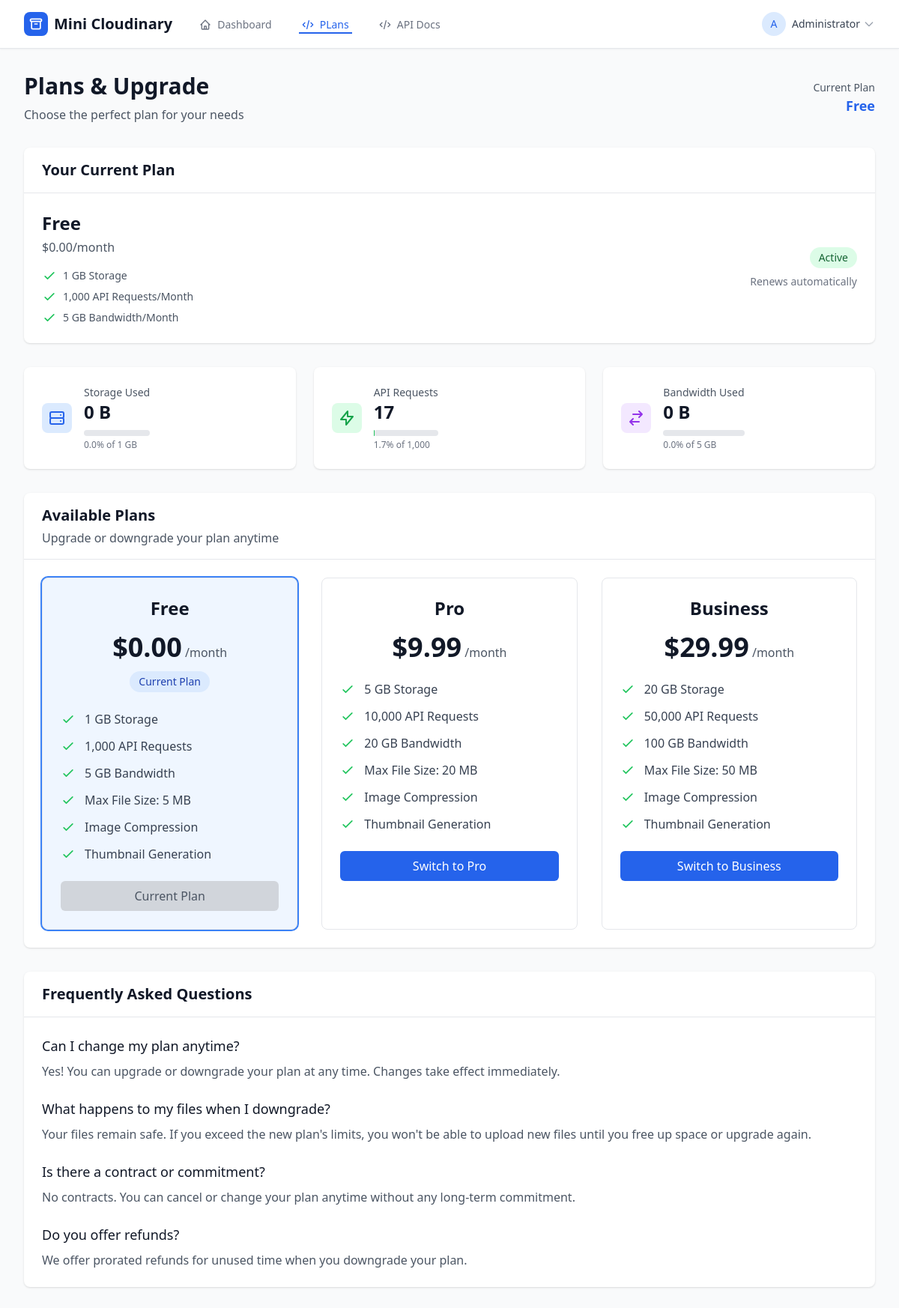
The app's page /plans.php (signed in) with its own data.
### tables this page shows
CREATE TABLE `plans` (
  `id` int NOT NULL,
  `name` varchar(100) NOT NULL,
  `price` decimal(10,2) DEFAULT '0.00',
  `storage_limit` bigint DEFAULT '1073741824',
  `monthly_request_limit` int DEFAULT '1000',
  `bandwidth_limit` bigint DEFAULT '5368709120',
  `max_file_size` int DEFAULT '5242880',
  `allow_compression` tinyint(1) DEFAULT '1',
  `allow_thumbnails` tinyint(1) DEFAULT '1',
  `thumbnail_sizes` json DEFAULT NULL,
  `features` json DEFAULT NULL,
  `is_active` tinyint(1) DEFAULT '1',
  `created_at` timestamp NULL DEFAULT CURRENT_TIMESTAMP,
  `updated_at` timestamp NULL DEFAULT CURRENT_TIMESTAMP ON UPDATE CURRENT_TIMESTAMP
);

CREATE TABLE `users` (
  `id` int NOT NULL,
  `name` varchar(255) NOT NULL,
  `email` varchar(255) NOT NULL,
  `password` varchar(255) NOT NULL,
  `api_key` varchar(64) NOT NULL,
  `plan_id` int DEFAULT '1',
  `used_space` bigint DEFAULT '0',
  `monthly_requests` int DEFAULT '0',
  `monthly_bandwidth` bigint DEFAULT '0',
  `status` enum('active','suspended','pending') DEFAULT 'active',
  `last_login` timestamp NULL DEFAULT NULL,
  `created_at` timestamp NULL DEFAULT CURRENT_TIMESTAMP,
  `updated_at` timestamp NULL DEFAULT CURRENT_TIMESTAMP ON UPDATE CURRENT_TIMESTAMP,
  `role` enum('user','admin') DEFAULT 'user',
  `admin_permissions` json DEFAULT NULL
);

### plans.php (the view, shortened to what the rows shown need)
<?php
require_once 'includes/auth.php';
$user = get_logged_user();
$current_plan = get_user_plan($user['id']);
$all_plans = get_all_plans_for_display();
?>
<!DOCTYPE html>
<html lang="en">
<head>
    <script src="https://cdn.tailwindcss.com"></script>
</head>
<body class="bg-gray-50">
    <div class="flex">
        <div class="flex-1 p-8">
            <div class="mb-8">
                <div class="flex justify-between items-center">
                    <div>
                        <h1 class="text-3xl font-bold text-gray-900">Plans & Upgrade</h1>
                    </div>
                    <div class="text-right">
                        <p class="text-sm text-gray-600">Current Plan</p>
                        <p class="text-lg font-semibold text-blue-600"><?= htmlspecialchars($current_plan['name']) ?></p>
                    </div>
                </div>
            </div>
            <div class="bg-white rounded-lg shadow mb-8">
                <div class="px-6 py-4 border-b border-gray-200">
                    <h2 class="text-xl font-semibold text-gray-900">Your Current Plan</h2>
                </div>
                <div class="p-6">
                    <div class="flex items-center justify-between">
                        <div>
                            <h3 class="text-2xl font-bold text-gray-900"><?= htmlspecialchars($current_plan['name']) ?></h3>
                            <p class="text-gray-600 mt-1">$<?= $current_plan['price'] ?>/month</p>
                            <div class="mt-4 space-y-2">
                                <div class="flex items-center text-sm text-gray-600">
                                    <svg class="h-5 w-5 text-green-500 mr-2" fill="none" stroke="currentColor" viewBox="0 0 24 24">
                                        <path stroke-linecap="round" stroke-linejoin="round" stroke-width="2" d="M5 13l4 4L19 7"></path>
                                    </svg>
                                    <?= format_bytes($current_plan['storage_limit']) ?> Storage
                                </div>
                                <div class="flex items-center text-sm text-gray-600">
                                    <svg class="h-5 w-5 text-green-500 mr-2" fill="none" stroke="currentColor" viewBox="0 0 24 24">
                                        <path stroke-linecap="round" stroke-linejoin="round" stroke-width="2" d="M5 13l4 4L19 7"></path>
                                    </svg>
                                    <?= number_format($current_plan['monthly_request_limit']) ?> API Requests/Month
                                </div>
                                <div class="flex items-center text-sm text-gray-600">
                                    <svg class="h-5 w-5 text-green-500 mr-2" fill="none" stroke="currentColor" viewBox="0 0 24 24">
                                        <path stroke-linecap="round" stroke-linejoin="round" stroke-width="2" d="M5 13l4 4L19 7"></path>
                                    </svg>
                                    <?= format_bytes($current_plan['bandwidth_limit']) ?> Bandwidth/Month
                                </div>
                            </div>
                        </div>
                    </div>
                </div>
            </div>
            <div class="grid grid-cols-1 md:grid-cols-3 gap-6 mb-8">
                <div class="bg-white rounded-lg shadow p-6">
                    <div class="flex items-center">
                        <div class="ml-4">
                            <p class="text-sm font-medium text-gray-600">Storage Used</p>
                            <p class="text-2xl font-semibold text-gray-900"><?= format_bytes($user['used_space']) ?></p>
                            <div class="w-full bg-gray-200 rounded-full h-2 mt-2">
                                <?php
                                $storage_percent = $current_plan['storage_limit'] > 0 ? min(100, ($user['used_space'] / $current_plan['storage_limit']) * 100) : 0;
                                ?>
                            </div>
                            <p class="text-xs text-gray-500 mt-1"><?= number_format($storage_percent, 1) ?>% of <?= format_bytes($current_plan['storage_limit']) ?></p>
                        </div>
                    </div>
                </div>
                <div class="bg-white rounded-lg shadow p-6">
                    <div class="flex items-center">
                        <div class="ml-4">
                            <p class="text-sm font-medium text-gray-600">API Requests</p>
                            <p class="text-2xl font-semibold text-gray-900"><?= number_format($user['monthly_requests']) ?></p>
                            <div class="w-full bg-gray-200 rounded-full h-2 mt-2">
                                <?php
                                $request_percent = $current_plan['monthly_request_limit'] > 0 ? min(100, ($user['monthly_requests'] / $current_plan['monthly_request_limit']) * 100) : 0;
                                ?>
                            </div>
                            <p class="text-xs text-gray-500 mt-1"><?= number_format($request_percent, 1) ?>% of <?= number_format($current_plan['monthly_request_limit']) ?></p>
                        </div>
                    </div>
                </div>
                <div class="bg-white rounded-lg shadow p-6">
                    <div class="flex items-center">
                        <div class="ml-4">
                            <p class="text-sm font-medium text-gray-600">Bandwidth Used</p>
                            <p class="text-2xl font-semibold text-gray-900"><?= format_bytes($user['monthly_bandwidth']) ?></p>
                            <div class="w-full bg-gray-200 rounded-full h-2 mt-2">
                                <?php
                                $bandwidth_percent = $current_plan['bandwidth_limit'] > 0 ? min(100, ($user['monthly_bandwidth'] / $current_plan['bandwidth_limit']) * 100) : 0;
                                ?>
                            </div>
                            <p class="text-xs text-gray-500 mt-1"><?= number_format($bandwidth_percent, 1) ?>% of <?= format_bytes($current_plan['bandwidth_limit']) ?></p>
                        </div>
                    </div>
                </div>
            </div>
            <div class="bg-white rounded-lg shadow">
                <div class="px-6 py-4 border-b border-gray-200">
                    <h2 class="text-xl font-semibold text-gray-900">Available Plans</h2>
                </div>
                <div class="p-6">
                    <div class="grid grid-cols-1 md:grid-cols-3 gap-8">
                        <?php foreach ($all_plans as $plan): ?>
                            <div class="border border-gray-200 rounded-lg p-6 hover:shadow-lg transition-shadow duration-300 <?= $plan['id'] == $current_plan['id'] ? 'ring-2 ring-blue-500 bg-blue-50' : '' ?>">
                                <div class="text-center mb-6">
                                    <h3 class="text-2xl font-bold text-gray-900"><?= htmlspecialchars($plan['name']) ?></h3>
                                    <div class="mt-4">
                                        <span class="text-4xl font-bold text-gray-900">$<?= $plan['price'] ?></span>
                                        <span class="text-gray-600">/month</span>
                                    </div>
                                    <?php if ($plan['id'] == $current_plan['id']): ?>
                                        <span class="inline-block mt-3 px-3 py-1 bg-blue-100 text-blue-800 text-sm font-medium rounded-full">
                                            Current Plan
                                        </span>
                                    <?php endif; ?>
                                </div>
                                <div class="space-y-3 mb-6">
                                    <div class="flex items-center">
                                        <svg class="h-5 w-5 text-green-500 mr-3" fill="none" stroke="currentColor" viewBox="0 0 24 24">
                                            <path stroke-linecap="round" stroke-linejoin="round" stroke-width="2" d="M5 13l4 4L19 7"></path>
                                        </svg>
                                        <span class="text-gray-700"><?= format_bytes($plan['storage_limit']) ?> Storage</span>
                                    </div>
                                    <div class="flex items-center">
                                        <svg class="h-5 w-5 text-green-500 mr-3" fill="none" stroke="currentColor" viewBox="0 0 24 24">
                                            <path stroke-linecap="round" stroke-linejoin="round" stroke-width="2" d="M5 13l4 4L19 7"></path>
                                        </svg>
                                        <span class="text-gray-700"><?= number_format($plan['monthly_request_limit']) ?> API Requests</span>
                                    </div>
                                    <div class="flex items-center">
                                        <svg class="h-5 w-5 text-green-500 mr-3" fill="none" stroke="currentColor" viewBox="0 0 24 24">
                                            <path stroke-linecap="round" stroke-linejoin="round" stroke-width="2" d="M5 13l4 4L19 7"></path>
                                        </svg>
                                        <span class="text-gray-700"><?= format_bytes($plan['bandwidth_limit']) ?> Bandwidth</span>
                                    </div>
                                    <div class="flex items-center">
                                        <svg class="h-5 w-5 text-green-500 mr-3" fill="none" stroke="currentColor" viewBox="0 0 24 24">
                                            <path stroke-linecap="round" stroke-linejoin="round" stroke-width="2" d="M5 13l4 4L19 7"></path>
                                        </svg>
                                        <span class="text-gray-700">Max File Size: <?= format_bytes($plan['max_file_size']) ?></span>
                                    </div>
                                    <?php if ($plan['allow_compression']): ?>
                                        <div class="flex items-center">
                                            <svg class="h-5 w-5 text-green-500 mr-3" fill="none" stroke="currentColor" viewBox="0 0 24 24">
                                                <path stroke-linecap="round" stroke-linejoin="round" stroke-width="2" d="M5 13l4 4L19 7"></path>
                                            </svg>
                                            <span class="text-gray-700">Image Compression</span>
                                        </div>
                                    <?php endif; ?>
                                    <?php if ($plan['allow_thumbnails']): ?>
                                        <div class="flex items-center">
                                            <svg class="h-5 w-5 text-green-500 mr-3" fill="none" stroke="currentColor" viewBox="0 0 24 24">
                                                <path stroke-linecap="round" stroke-linejoin="round" stroke-width="2" d="M5 13l4 4L19 7"></path>
                                            </svg>
                                            <span class="text-gray-700">Thumbnail Generation</span>
                                        </div>
                                    <?php endif; ?>
                                </div>
                                <form method="POST" onsubmit="return confirm('Are you sure you want to switch to the <?= htmlspecialchars($plan['name']) ?> plan?')">
                                    <?php if ($plan['id'] == $current_plan['id']): ?>
                                        <button type="button" disabled class="w-full bg-gray-300 text-gray-600 py-2 px-4 rounded-md font-medium cursor-not-allowed">
                                            Current Plan
                                        </button>
                                    <?php else: ?>
                                        <button type="submit" name="upgrade_plan" class="w-full bg-blue-600 text-white py-2 px-4 rounded-md hover:bg-blue-700 font-medium transition duration-200">
                                            Switch to <?= htmlspecialchars($plan['name']) ?>
                                        </button>
                                    <?php endif; ?>
                                </form>
                            </div>
                        <?php endforeach; ?>
                    </div>
                </div>
            </div>
            <div class="bg-white rounded-lg shadow mt-8">
                <div class="px-6 py-4 border-b border-gray-200">
                    <h2 class="text-xl font-semibold text-gray-900">Frequently Asked Questions</h2>
                </div>
            </div>
        </div>
    </div>
</body>
</html>

### records on screen
plans: name "Free", price "0.00", storage_limit "1 GB", monthly_request_limit "1,000", bandwidth_limit "5 GB", storage_limit.used_space "0.0", monthly_request_limit.monthly_requests "1.7", bandwidth_limit.monthly_bandwidth "0.0", shows "Current Plan", max_file_size "5 MB", allow_compression 1 (drawn), allow_thumbnails 1 (drawn)
users: used_space "0 B", monthly_requests "17", monthly_bandwidth "0 B"
plans: name "Pro", price "9.99", storage_limit "5 GB", monthly_request_limit "10,000", bandwidth_limit "20 GB", max_file_size "20 MB", allow_compression 1 (drawn), allow_thumbnails 1 (drawn)
plans: name "Business", price "29.99", storage_limit "20 GB", monthly_request_limit "50,000", bandwidth_limit "100 GB", max_file_size "50 MB", allow_compression 1 (drawn), allow_thumbnails 1 (drawn)

### other values on screen
substr($_SESSION['user_name'] ?? 'U', 0, 1) "A"
$_SESSION['user_name'] "Administrator"
